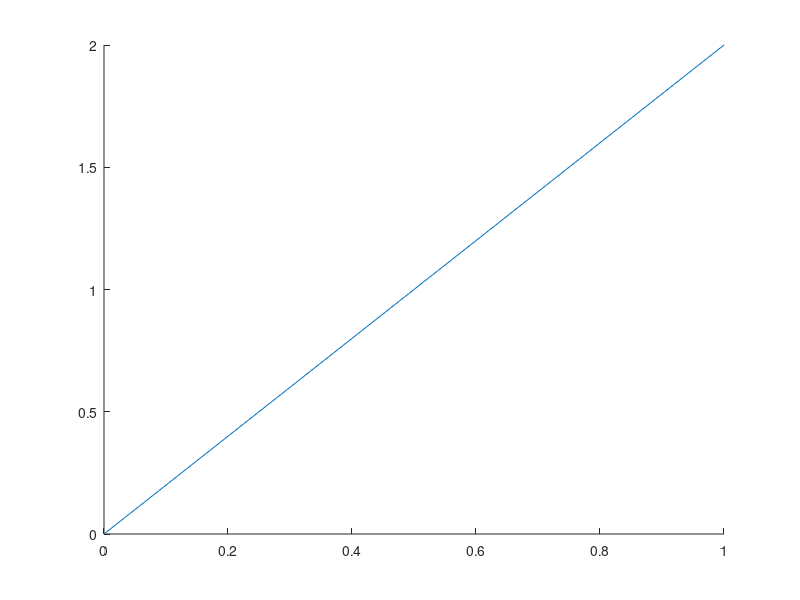
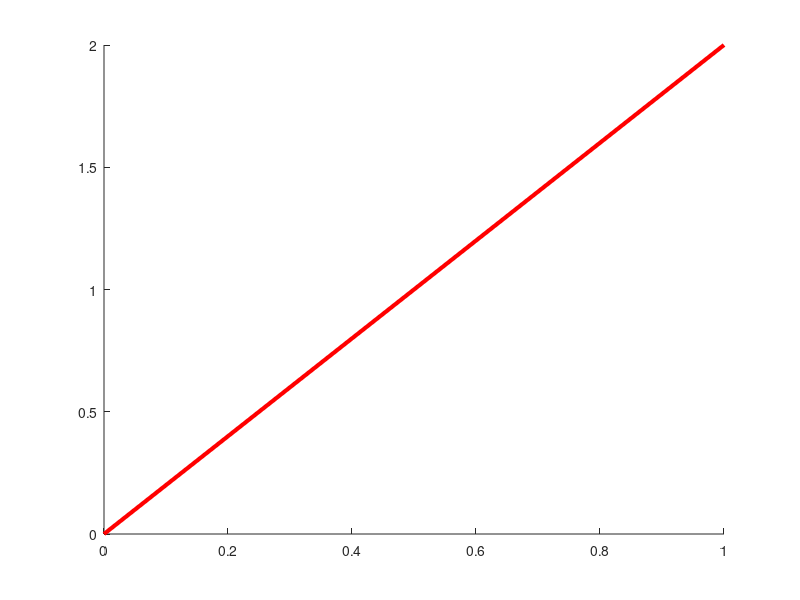
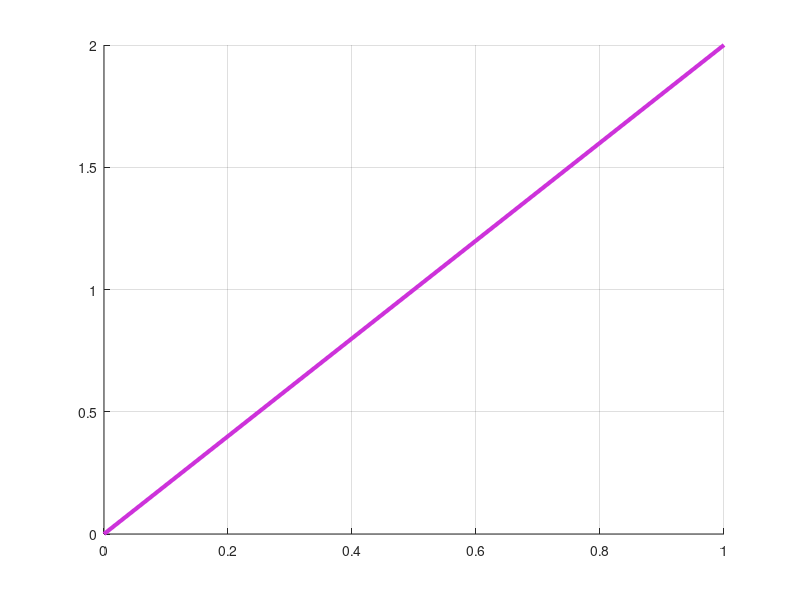
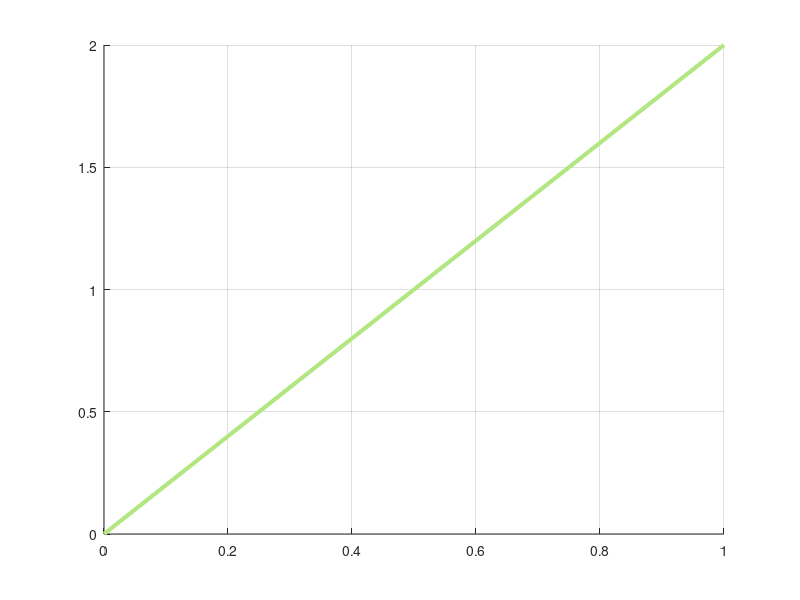

Reproduce these figures in MATLAB, in order.
close all;
clear all;
home;

x_data = [0;1];
y_data = [0;2];
z_data = [0;3];

figure;
line(x_data, y_data, z_data);

figure;
line(x_data, y_data, z_data, 'LineWidth', 3, 'Color', 'r');

figure;
line(x_data, y_data, z_data, 'LineWidth', 3, 'Color', [205;50;218]/255);
grid on;

figure;
handle = line('LineWidth', 3, 'Color', [0.7;0.9;0.5]);
set(handle, 'Xdata', x_data, 'Ydata', y_data, 'Zdata', z_data);
grid on;

figure;
handle = quiver3(0,0,0,0,0,0,'LineWidth', 3, 'Color', [0.7;0.9;0.5]);
set(handle, 'Xdata', 1, 'Ydata', 2, 'Zdata', 3, 'Udata', 0.1, 'Vdata', 0.2, 'Wdata', 0.3);	






